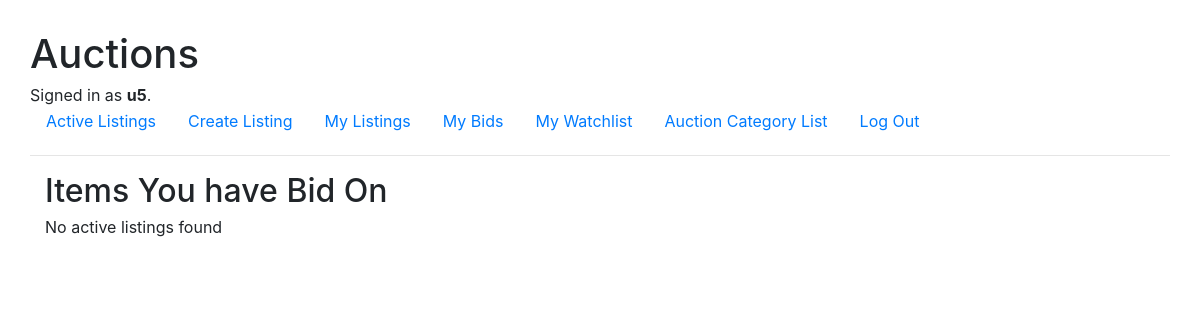
/bid/ (signed in), run on an earlier commit of the app's database.
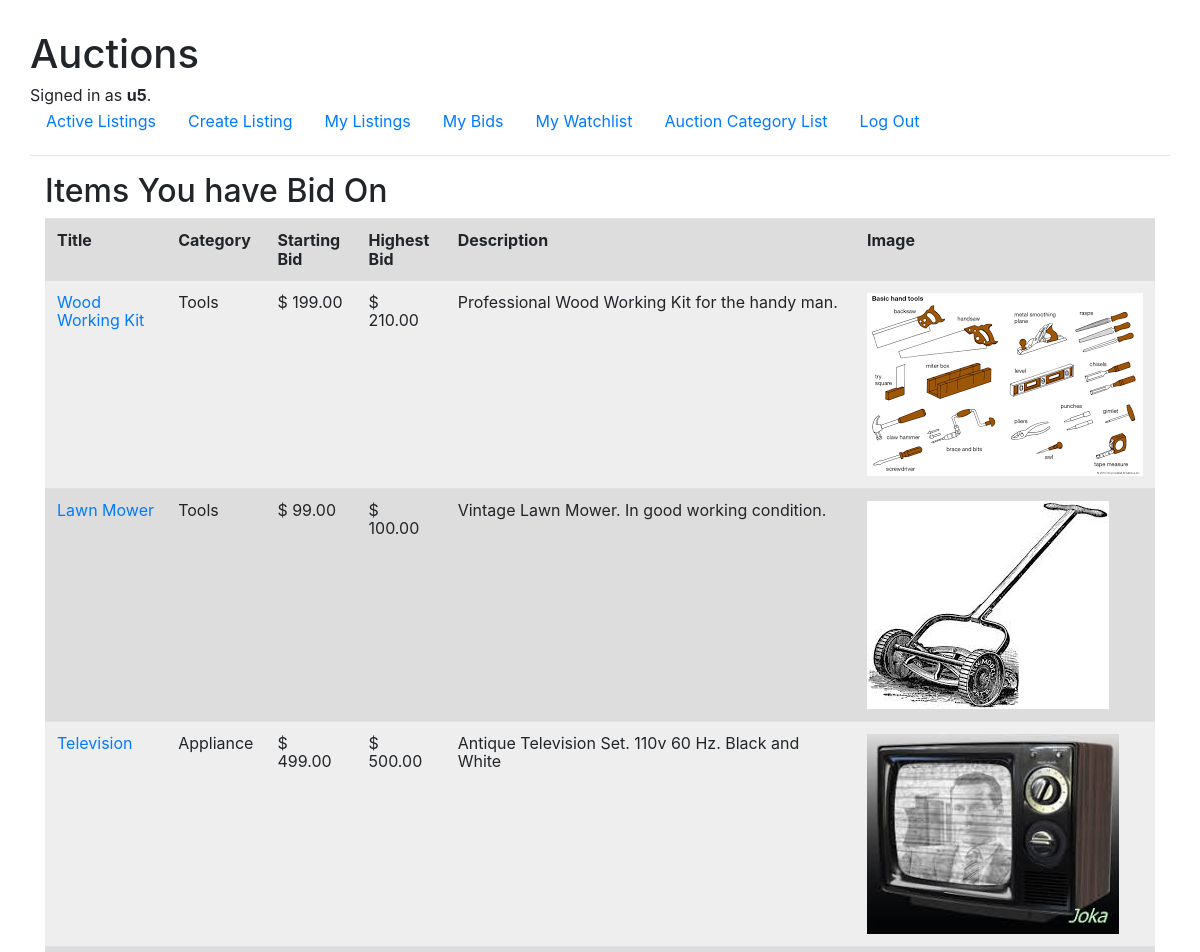
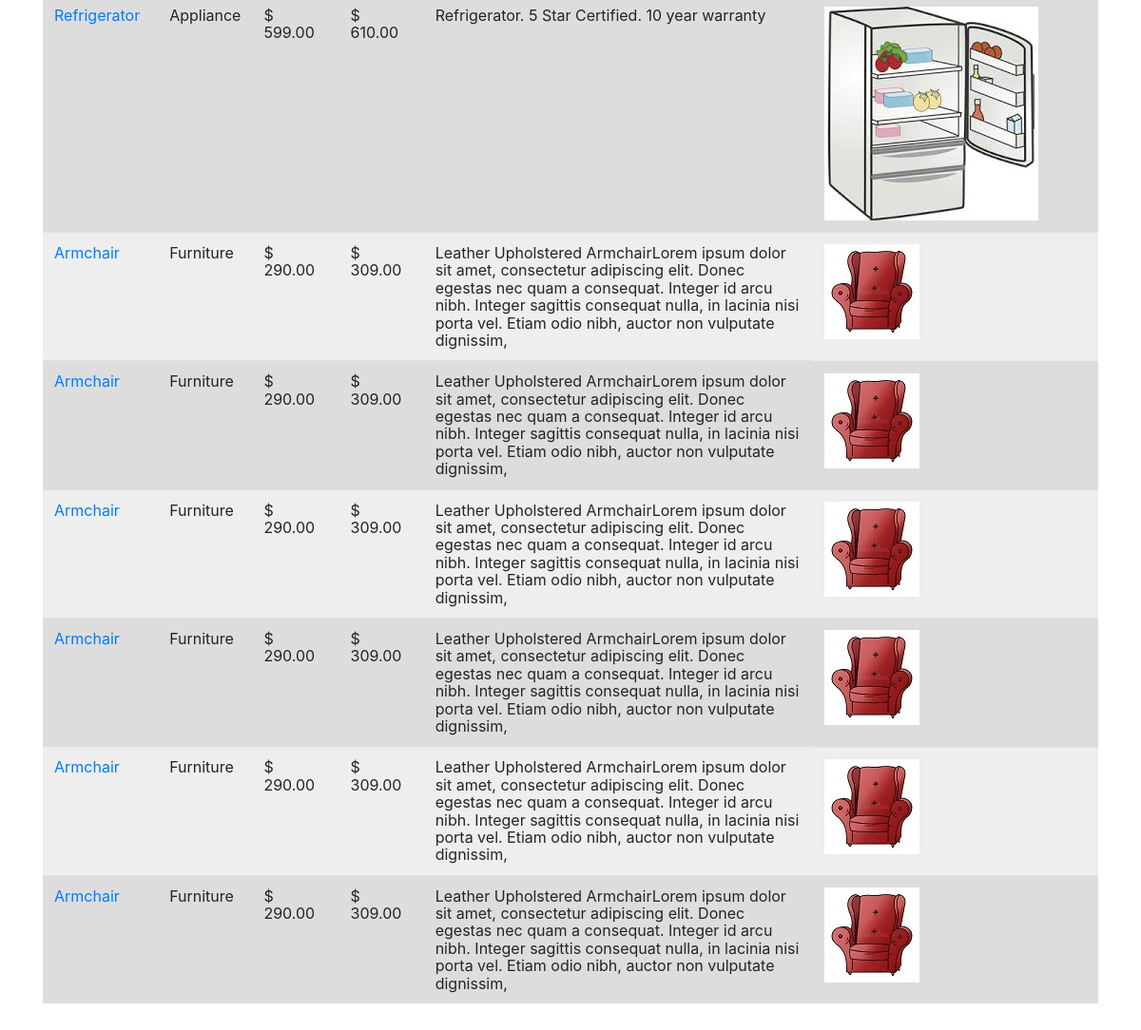
And on a later commit of the database (2 pictures, top to bottom).
### auctions/models.py (models this page shows, shortened)
class User(AbstractUser):
    pass

class Bid(models.Model):
    user_id = models.ForeignKey(User, on_delete=models.CASCADE, related_query_name="buyer")
    title_id = models.ForeignKey(Listing, on_delete=models.CASCADE, related_name="item")
    bid_date = models.DateField(auto_now_add=True)
    bid_amount = models.DecimalField(max_digits=7, decimal_places=2)
    active = models.BooleanField(default=True)

class Listing(models.Model):
    title = models.CharField(max_length=32)
    description = models.CharField(max_length=256)
    starting_bid = models.DecimalField(max_digits=7, decimal_places=2)
    category = models.CharField(max_length=32)
    date_listed = models.DateField(auto_now_add=True)
    active = models.BooleanField(default=True)
    user_id = models.ForeignKey(User, on_delete=models.CASCADE, related_name="sellers")
    image = models.URLField(max_length=256, blank=True)
    bid_count = models.IntegerField(default=0)
    max_bid = models.DecimalField(max_digits=7, decimal_places=2, default=0.00)

### auctions/views.py (the view)
# urls.py: path("bid/", views.BidListView.as_view(), name="bid"),
class BidListView(LoginRequiredMixin, ListView):
    Model = Bid
    template_name = 'auctions/bid_list.html'
    contect_object_name = 'listing_list'
    login_url = 'login'
    def get_queryset(self):
        return Bid.objects.filter(user_id__username=self.request.user).distinct().select_related('title_id')
    def get_context_data(self, **kwargs):
        context = super(BidListView, self).get_context_data(**kwargs)
        context['PageTitle'] = 'Items You have Bid On'
        return context

### auctions/templates/auctions/bid_list.html
{% extends "auctions/layout.html" %}
{% block body %}
    <div class="container">
    {%  if PageTitle %}
        <h2>{{ PageTitle }}</h2>
    {% else %}
        <h2>Active Listings</h2>
    {% endif %}
    {% if bid_list %}
        <table class="table">
            <tr>
                <th class="span2">Title</th>
                <th class="span2">Category</th>
                <th class="span1">Starting Bid</th>
                <th class="span1">Highest Bid</th>
                <th class="span5">Description</th>
                <th class="span1">Image</th>
            </tr>
            {% for bid in bid_list %}
                <tr>
                    <td>
                        <a href="{% url 'detail' bid.title_id_id %}">{{ bid.title_id.title }}</a>
                    </td>
                    <td>{{ bid.title_id.category }}</td>
                    <td>$ {{ bid.title_id.starting_bid }}</td>
                    <td>$ {{ bid.title_id.max_bid }}</td>
                     <td class="text-left">{{ bid.title_id.description }}</td>
                    <td class="images"><img src="{{ bid.title_id.image }}" alt="image"></td>
                </tr>
            {% endfor %}
        </table>
    {% else %}
        <p>No active listings found</p>
    {% endif %}
    </div>
{% endblock %}

### auctions/templates/auctions/layout.html (shortened to what this page needs)
{% load static %}
<!DOCTYPE html>
<html lang="en">
    <head>
        <link rel="stylesheet" href="https://stackpath.bootstrapcdn.com/bootstrap/4.4.1/css/bootstrap.min.css">
        <link href="{% static 'auctions/styles.css' %}" rel="stylesheet">
    </head>
    <body>
        <h1>Auctions</h1>
        <div>
            {% if user.is_authenticated %}
                Signed in as <strong>{{ user.username }}</strong>.
            {% else %}
                Not signed in.
            {% endif %}
        </div>
        <ul class="nav">
            <li class="nav-item">
                <a class="nav-link" href="{% url 'index' %}">Active Listings</a>
            </li>
            {% if user.is_authenticated %}
                <li class="nav-item">
                    <a class="nav-link" href="{% url 'create' %}">Create Listing</a>
                </li>
                <li class="nav-item">
                    <a class="nav-link" href="{% url 'index' %}?user={{ user.username }}">My Listings</a>
                </li>
                <li class="nav-item">
                    <a class="nav-link" href="{% url 'bid' %}">My Bids</a>
                </li>
                <li class="nav-item">
                    <a class="nav-link" href="{% url 'watchlist' %}">My Watchlist</a>
                </li>
                <li class="nav-item">
                    <a class="nav-link" href="{% url 'categorylist' %}">Auction Category List</a>
                </li>
                <li class="nav-item">
                    <a class="nav-link" href="{% url 'logout' %}">Log Out</a>
                </li>
            {% endif %}
        </ul>
        <hr>
        {% block body %}
        {% endblock %}
    </body>
</html>

### auctions/static/auctions/styles.css (style rules this page uses)
html { font-family: Arial, sans-serif; margin: 20px; padding: 10px; font-size: 16px; }
body { line-height: 1.15; }
table { width: 75%; border-collapse: collapse; padding: 5px; }
th, td { padding: 2px; text-align: left; }
tr:nth-child(even) { background: #eee; }
tr:nth-child(odd) { background: #ddd; }
.images { display: flex; flex-wrap: wrap; }

What changed in the data, as far as the page shows it:
added Bid: title_id "Wood Working Kit", title_id.category "Tools", title_id.starting_bid "199.00", title_id.max_bid "210.00", title_id.description "Professional Wood Working Kit for the handy man.", title_id.image (picture)
added Bid: title_id "Lawn Mower", title_id.category "Tools", title_id.starting_bid "99.00", title_id.max_bid "100.00", title_id.description "Vintage Lawn Mower. In good working condition.", title_id.image (picture)
added Bid: title_id "Television", title_id.category "Appliance", title_id.starting_bid "499.00", title_id.max_bid "500.00", title_id.description "Antique Television Set. 110v 60 Hz. Black and White", title_id.image (picture)
added Bid: title_id "Refrigerator", title_id.category "Appliance", title_id.starting_bid "599.00", title_id.max_bid "610.00", title_id.description "Refrigerator. 5 Star Certified. 10 year warranty", title_id.image (picture)
added Bid: title_id "Armchair", title_id.category "Furniture", title_id.starting_bid "290.00", title_id.max_bid "309.00", title_id.description "Leather Upholstered ArmchairLorem ipsum dolor sit amet, consectetur adipiscing elit. Donec egestas nec quam a consequat. Integer id arcu nibh. Integer sagittis consequat nulla, in lacinia nisi porta vel. Etiam odio nibh, auctor non vulputate dignissim,", title_id.image (picture)
added Bid: title_id "Armchair", title_id.category "Furniture", title_id.starting_bid "290.00", title_id.max_bid "309.00", title_id.description "Leather Upholstered ArmchairLorem ipsum dolor sit amet, consectetur adipiscing elit. Donec egestas nec quam a consequat. Integer id arcu nibh. Integer sagittis consequat nulla, in lacinia nisi porta vel. Etiam odio nibh, auctor non vulputate dignissim,", title_id.image (picture)
added Bid: title_id "Armchair", title_id.category "Furniture", title_id.starting_bid "290.00", title_id.max_bid "309.00", title_id.description "Leather Upholstered ArmchairLorem ipsum dolor sit amet, consectetur adipiscing elit. Donec egestas nec quam a consequat. Integer id arcu nibh. Integer sagittis consequat nulla, in lacinia nisi porta vel. Etiam odio nibh, auctor non vulputate dignissim,", title_id.image (picture)
added Bid: title_id "Armchair", title_id.category "Furniture", title_id.starting_bid "290.00", title_id.max_bid "309.00", title_id.description "Leather Upholstered ArmchairLorem ipsum dolor sit amet, consectetur adipiscing elit. Donec egestas nec quam a consequat. Integer id arcu nibh. Integer sagittis consequat nulla, in lacinia nisi porta vel. Etiam odio nibh, auctor non vulputate dignissim,", title_id.image (picture)
added Bid: title_id "Armchair", title_id.category "Furniture", title_id.starting_bid "290.00", title_id.max_bid "309.00", title_id.description "Leather Upholstered ArmchairLorem ipsum dolor sit amet, consectetur adipiscing elit. Donec egestas nec quam a consequat. Integer id arcu nibh. Integer sagittis consequat nulla, in lacinia nisi porta vel. Etiam odio nibh, auctor non vulputate dignissim,", title_id.image (picture)
added Bid: title_id "Armchair", title_id.category "Furniture", title_id.starting_bid "290.00", title_id.max_bid "309.00", title_id.description "Leather Upholstered ArmchairLorem ipsum dolor sit amet, consectetur adipiscing elit. Donec egestas nec quam a consequat. Integer id arcu nibh. Integer sagittis consequat nulla, in lacinia nisi porta vel. Etiam odio nibh, auctor non vulputate dignissim,", title_id.image (picture)
Also different on the page:
text no longer shown: "No active listings found"
text now shown: "Title Category Starting Bid Highest Bid Description Image"
